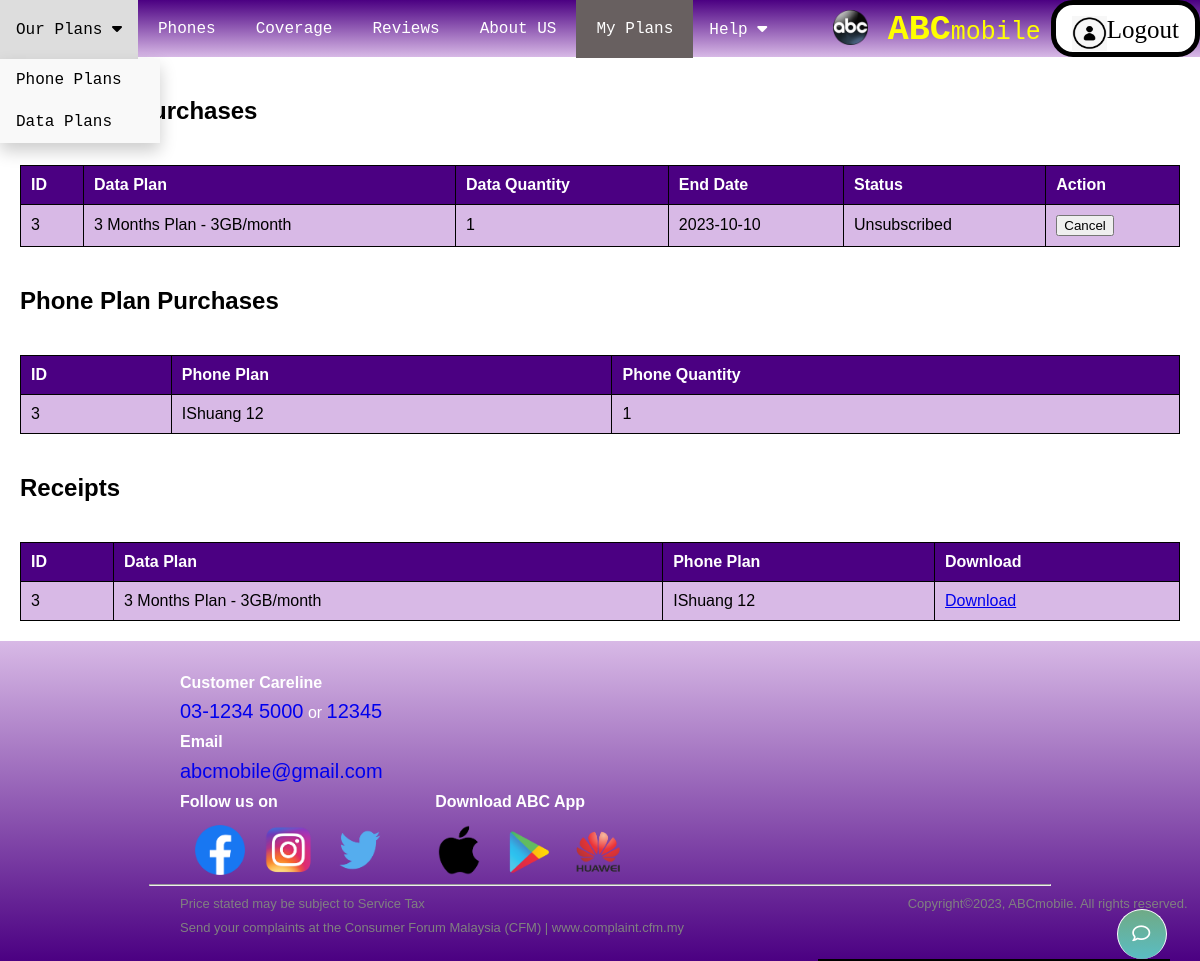
The app's page /webproject/purchases.php (signed in) with its own data.
### tables this page shows
CREATE TABLE `dataplan` (
  `id` int(11) NOT NULL,
  `dataPlan` varchar(500) NOT NULL,
  `dataQuantity` int(11) NOT NULL,
  `status` varchar(50) NOT NULL,
  `endDate` date NOT NULL,
  `username` varchar(50) NOT NULL
);

CREATE TABLE `phoneplan` (
  `id` int(11) NOT NULL,
  `phonePlan` varchar(500) NOT NULL,
  `phoneQuantity` int(11) NOT NULL,
  `username` varchar(50) NOT NULL
);

CREATE TABLE `receipt` (
  `id` int(11) NOT NULL,
  `dataPlan` varchar(500) NOT NULL,
  `phonePlan` varchar(500) NOT NULL,
  `username` varchar(50) NOT NULL,
  `image_path` varchar(500) NOT NULL,
  `file_extension` varchar(50) NOT NULL
);

### webproject/purchases.php (the view, shortened to what this page needs)
<?php
require_once "dbconnect.php";
if (isset($_SESSION['username'])) {
    $username2 = $_SESSION['username'];
    $logoutButton = '<button id="login"><a href="logout.php" class="right"><img src="image/loginsmalllogo.png" alt="loginsmalogo" class="right" style="float: left">Logout</a></button>';
} else {
    $loginButton = '<button id="login"><a href="login.php" class="right"><img src="image/loginsmalllogo.png" alt="loginsmalogo" class="right" style="float: left">Login</a></button>';
}
$dataPlanQuery = "SELECT * FROM dataplan WHERE username = '$username2'";
$dataPlanResult = mysqli_query($connection, $dataPlanQuery);
$phonePlanQuery = "SELECT * FROM phoneplan WHERE username = '$username2'";
$phonePlanResult = mysqli_query($connection, $phonePlanQuery);
$receiptsQuery = "SELECT * FROM receipt WHERE username = '$username2'";
$receiptsResult = mysqli_query($connection, $receiptsQuery);
?>
<!DOCTYPE html>
<html>
<head>
    <link rel="stylesheet" href="style.css">
    <link rel="stylesheet" href="https://cdnjs.cloudflare.com/ajax/libs/font-awesome/4.7.0/css/font-awesome.min.css">
    <link rel="stylesheet" href="home.css">
    <link rel="stylesheet" href="livechat.css">
    <link rel="stylesheet" href="Reviews.css">
</head>
<body>
    <div class="headnav">
        <?php if (isset($logoutButton)) {
            echo $logoutButton;
        } else {
            echo $loginButton;
        } ?>
        <a href="Homepage.php" class="right" ><span style="color:yellow;"><b>ABC</b>mobile</span></a>
        <a href="Homepage.php" class="right" ><img src="image/MyLogo.PNG" alt= "" class ="right"></a>
        <div class="dropdown">
            <button class="dropbtn">Our Plans
              <i class="fa fa-caret-down"></i>
            </button>
          </div>
        <a href="Phones.php"  class="hov">Phones</a>
        <a href="Coverage.php"  class="hov">Coverage</a>
        <a href="Reviews.php"  class="hov">Reviews</a>
        <a href="About us.php"  class="hov">About US</a>
        <a href="purchases.php"  class="active">My Plans</a>
        <div class="dropdown">
          <button  class="dropbtn">Help
            <i class="fa fa-caret-down"></i>
          </button>
        </div>
    </div>
  <div class="chat-bar-up-down">
    <button id="chat-button" type="button" class="button-design">
        <i id="chat-icon" style="color: #fff;" class="fa fa-comment-o"></i>
    </button>
</div>
  <?php if (isset($dataPlanMessage)) { ?>
    <h2>Data Plan Purchases</h2>
    <p><?php echo $dataPlanMessage; ?></p>
  <?php } else { ?>
    <h2>Data Plan Purchases</h2>
    <div class="table-container">
    <table>
      <thead>
        <tr>
          <th>ID</th>
          <th>Data Plan</th>
          <th>Data Quantity</th>
          <th>End Date</th>
          <th>Status</th>
          <th>Action</th>
        </tr>
      </thead>
      <tbody>
        <?php
        while ($row = mysqli_fetch_assoc($dataPlanResult)) {
    echo "<tr>";
    echo "<td>" . $row['id'] . "</td>";
    echo "<td>" . $row['dataPlan'] . "</td>";
    echo "<td>" . $row['dataQuantity'] . "</td>";
    echo "<td>" . $row['endDate'] . "</td>";
    echo "<td>" . $row['status'] . "</td>";
    echo "<td><button onclick=\"cancelConfirmation(" . $row['id'] . ")\">Cancel</button></td>";
    echo "</tr>";
}
        ?>
      </tbody>
    </table>
    </div>
  <?php } ?>
  <?php if (isset($phonePlanMessage)) { ?>
    <h2>Phone Plan Purchases</h2>
    <p><?php echo $phonePlanMessage; ?></p>
  <?php } else { ?>
    <h2>Phone Plan Purchases</h2>
    <div class="table-container">
    <table>
      <thead>
        <tr>
          <th>ID</th>
          <th>Phone Plan</th>
          <th>Phone Quantity</th>
        </tr>
      </thead>
      <tbody>
        <?php
        while ($row = mysqli_fetch_assoc($phonePlanResult)) {
          echo "<tr>";
          echo "<td>" . $row['id'] . "</td>";
          echo "<td>" . $row['phonePlan'] . "</td>";
          echo "<td>" . $row['phoneQuantity'] . "</td>";
          echo "</tr>";
        }
        ?>
      </tbody>
    </table></div>
  <?php } ?>
<?php if (mysqli_num_rows($receiptsResult) > 0) { ?>
    <h2>Receipts</h2>
    <div class="table-container">
        <table>
            <thead>
                <tr>
                    <th>ID</th>
                    <th>Data Plan</th>
                    <th>Phone Plan</th>
                    <th>Download</th>
                </tr>
            </thead>
            <tbody>
                <?php
                while ($row = mysqli_fetch_assoc($receiptsResult)) {
                    echo "<tr>";
                    echo "<td>" . $row['id'] . "</td>";
                    echo "<td>" . $row['dataPlan'] . "</td>";
                    echo "<td>" . $row['phonePlan'] . "</td>";
                    echo "<td><a href='download.php?id=" . $row['id'] . "'>Download</a></td>";
                    echo "</tr>";
                }
                ?>
            </tbody>
        </table>
    </div>
<?php   }?>
    <div class = "footer">
        <div class="visit">
            <p><b>Customer Careline</b></p>
            <p><a href="tel:03-1234 5000">03-1234 5000</a> or <a href="tel:12345">12345</a></p>
            <p><b>Email</b></p>
            <p><a href="mailto:abcmobile@gmail.com">abcmobile@gmail.com</a></p>
            <p><b>Follow us on <span style="padding-left: 15%">Download ABC App</span></b></p>
            <a href="https://www.facebook.com/" target="_blank"><img src="image/fblogo.png"></a>
            <a href="https://www.instagram.com/" target="_blank"><img src="image/iglogo.png"></a>
            <a href="https://twitter.com/" target="_blank"><img src="image/twitlogo.png"></a>
            <span style="padding-left: 3%;">
                <a href="https://www.apple.com/my/app-store/" target="_blank"><img src="image/appleloho.png"></a>
                <a href="https://play.google.com/store" target="_blank"><img src="image/playstorelogo.png"></a>
                <a href="https://appgallery.huawei.com/#/Featured" target="_blank"><img src="image/huaweilogo.png"></a>
            </span>
        </div>
        <hr style="width:75%">
        <div class="payment">
            <p>Price stated may be subject to Service Tax <span style="padding-left: 47%;">Copyright©2023, ABCmobile. All rights reserved.</span></p>
            <p>Send your complaints at the Consumer Forum Malaysia (CFM) | <a href="https://complaint.cfm.my/" target="_blank">www.complaint.cfm.my</a></p>
        </div>
    </div>
</body>
</html>

### webproject/style.css (style rules this page uses)
body { font-family: 'Gill Sans', 'Gill Sans MT', Calibri, 'Trebuchet MS', sans-serif; }
.headnav { height: 57px; background: linear-gradient(to bottom, #4b0082, #d8b9e6); position: sticky; position: -webkit-sticky; top: 0; left: 0; width: 100%; font-family: "Lucida Console", "Courier New", monospace; }
.headnav a, .hov { float: left; display: block; color: white; text-align: center; padding: 20px 20px; text-decoration: none; top:0; }
.headnav a.right b { font-size:35px; }
.headnav a.right { float:right; font-size: 25px; padding: 10px 10px; }
.headnav a img.right { float:right; width:35px; height:35px; padding:0px; }
button#login { float: right; background-color: white; height: 57px; border: 5px solid black; border-radius: 22px; }
button#login a { color: black; font-family:Cambria, Cochin, Georgia, Times, 'Times New Roman', serif; }
.headnav a.active { background-color: rgb(104, 96, 96); color: white; }
.dropdown { float: left; overflow: hidden; padding-top:0; }
.dropdown .dropbtn { font-size: 16px; border: none; outline: none; color: white; padding: 20px 16px; background-color: inherit; font-family: inherit; margin: 0; }
.footer { left: 0; height: 320px; background: linear-gradient(to top, #4b0082, #d8b9e6); bottom: 0; width: 100%; }
.footer .visit { padding-top: 20px; color:white; padding-left: 15%; line-height: 80%; }
.footer .visit a { text-decoration-line: none; font-size: 20px; }
.footer .visit a img { width:50px; height:50px; padding-left:15px; }
.footer .payment { color:gray; padding-left: 15%; line-height: 80%; font-size: 13px; }
.footer .payment a { color:gray; text-decoration: none; }

### webproject/home.css (style rules this page uses)
.chat-bar-up-down { scroll-behavior: smooth; font-family: Helvetica, sans-serif, Arial; }
body { margin:0; }

### webproject/livechat.css (style rules this page uses)
.chat-bar-up-down { position: fixed; bottom: 0; right: 30px; }
.button-design { background: linear-gradient(to bottom, #6faa86,#5abdc3); color: white; cursor: pointer; padding-left: 14px; width: 50px; height:50px; text-align: left; outline: none; margin-left: 85%; font-size: 18px; border-radius: 50%; border: 1px solid white; border-bottom: none; }

### webproject/purchases.php (style rules this page uses)
h2 { padding: 20px; }
table { width: 100%; border-collapse: collapse; margin-bottom: 20px; border: 1px solid black; }
th { background: linear-gradient(to bottom, #4b0082, #4b0082); padding: 10px; text-align: left; border: 1px solid black; color: white; }
td { background:#d8b9e6; padding: 10px; text-align: left; border: 1px solid black; }
th { background-color: #f2f2f2; }
.table-container { padding: 0 20px; }

### records on screen
dataplan: id "3", dataPlan "3 Months Plan - 3GB/month", dataQuantity "1", endDate "2023-10-10", status "Unsubscribed"
phoneplan: id "3", phonePlan "IShuang 12", phoneQuantity "1"
receipt: id "3", dataPlan "3 Months Plan - 3GB/month", phonePlan "IShuang 12"
